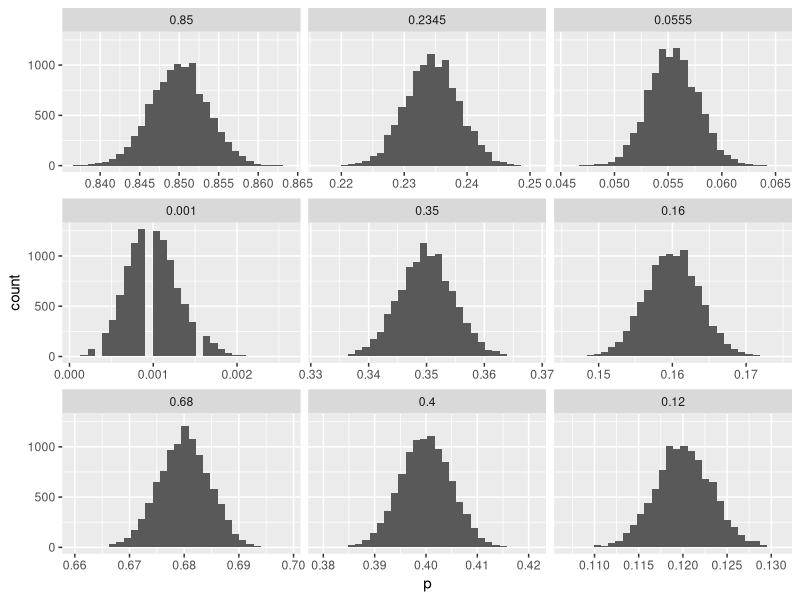

Source code (R): (Note: a time limit stopped this script after it produced the figure.)
## ---- chunk 1
knitr::opts_chunk$set(echo = TRUE)
## ---- chunk 2
require(data.table)
src <- data.frame(
  case = c("case1", "case2", "case3", "case4", "case5", "case6", "case7", "case8", "case9"),
  prob = c(0.85, 0.2345, 0.0555, 0.001, 0.35, 0.16, 0.68, 0.4, 0.12),
  reve = c(15000, 10000, 5000, 5000, 7000, 2000, 3000, 4000, 1000),
  stringsAsFactors = FALSE)
src <- as.data.table(src)
## ---- chunk 3
src
## ---- chunk 4
src <- data.frame(
  case = c("case1", "case2", "case3", "case4", "case5", "case6", "case7", "case8", "case9"),
  prob = c(0.85, 0.2345, 0.0555, 0.001, 0.35, 0.16, 0.68, 0.4, 0.12),
  reve = c(15000, 10000, 5000, 5000, 7000, 2000, 3000, 4000, 1000),
  stringsAsFactors = FALSE)
p <- src$prob
## ---- chunk 5
set.seed(11)
bernulliTrial <- function(success_p, length) {
        sample(x       = c(0, 1),
               size    = length,
               replace = TRUE,
               prob    = c(1 - success_p, success_p))
        
}

bernulli_trial_1 <- bernulliTrial(success_p = 0.30, length = 25)
print(bernulli_trial_1)

## ---- chunk 6
mean(bernulli_trial_1)
## ---- chunk 7
set.seed(13)
## ---- chunk 8
bernulli_trial_2 <- bernulliTrial(success_p = 0.30, length = 25)
print(bernulli_trial_2)
## ---- chunk 9
mean(bernulli_trial_2)
## ---- chunk 10
t(c("25*0.3" = 0.3 * 25, "25*0.7" = (1 - 0.3) * 25))
## ---- chunk 11
print(length_for_30p <- 10 / min(c(1 - 0.3, 0.3)))
## ---- chunk 12
t(c("0.3" = length_for_30p * 0.3, "0.7" = length_for_30p * (1 - 0.3)))
## ---- chunk 13
# Minimum Length (for 10 Success-Failures binomial condition) ----
print(min.tail <- min(p, 1 - p)) # min value of all range of both heads and tails
## ---- chunk 14
print(min.len  <- ceiling(10 / min.tail)) # min length to get 10 binom successes
## ---- chunk 15
# mean proportion of binomial distribution upon single success P and given len
bernulliMean <- function(p., length) {
        stopifnot(length(p.) == 1L)
        mean(bernulliTrial(success_p = p., length = length))
}


# Function to create deviation distribution of given length for each p
# list of binomial means for given P vector - p distibutions of given length
pMeanDist <- function(pvec, rep = 10000, bern_len = min.len) {
        
        distrs <- lapply(seq(length(pvec)), function(n) {
                p <- pvec[n] # single nth probability value (vectorised)
                prop.dist <- replicate(rep, bernulliMean(p. = p, length = bern_len))
                return(prop.dist)
        })
        
        stopifnot(length(distrs) == length(pvec))
        names(distrs) <- pvec
        return(distrs)
}

## ---- chunk 16
pmeandist <- pMeanDist(pvec = src$prob, rep = 10000,  bern_len = min.len)
str(pmeandist)

## ---- chunk 17
require(ggplot2)
require(data.table)
require(forcats)
plot.data <- list()

for (r in seq(length(pmeandist))) {
        plot.data[[r]] <- data.table(p = pmeandist[[r]], cat = names(pmeandist[r]))
}

ggplot(data = rbindlist(plot.data), aes(x = p)) +
        geom_histogram() +
        facet_wrap(~ as_factor(cat), scales = "free_x")
## ---- chunk 18
# VECTOR OF SIMULATED BINARY OUTCOMES UPON SINGLE RANDOM SUCCESS PROBABILITY
# FROM EACH DISTRIBUTION OF PROBABILITIES 
binarySim <- function(distr.p) {
        
        # take by 1 random value from each distribution (for each probability)
        rand.each1 <- vapply(distr.p, function(x) sample(x, 1), numeric(1))
        
        # 1 sample from each dist as "success probability" for binary simulation
        bin.sim <- vapply(rand.each1, function(b) {
                sample(x       = c(0, 1),
                       size    = 1,
                       replace = TRUE,
                       prob    = c(1 - b, b))
                }, 
                numeric(1))
        
        stopifnot(length(distr.p) == length(bin.sim))
        return(bin.sim)
}

## ---- chunk 19
set.seed(2)
replicate(10, binarySim(pmeandist))
## ---- chunk 20
# SIMULATED TOTAL REVENUE DISTRIBUTION
pvalDist <- function(pvec, valvec, rep = 10000) {
        
        pmeandist <- pMeanDist(pvec = pvec)
        stopifnot(length(pmeandist) == length(valvec))
        
        rsim <- replicate(rep, {
                # Apply each binary outcome to related revenue
                rev <- sum(valvec * binarySim(pmeandist))
                return(rev)
        })
        
        stopifnot(length(rsim) == rep)
        return(rsim)
}

## ---- chunk 21
set.seed(1)
simdist <- pvalDist(pvec = src$prob, valvec = src$reve, rep = 1000000)
## ---- chunk 22
str(simdist)
## ---- chunk 23
require(ggplot2)
ggplot(data = as.data.table(simdist)) +
  geom_histogram(aes(x = simdist, y = ..density..)) +
  scale_x_continuous("revenue", labels = scales::dollar_format()) +
  scale_y_continuous("density") +
  geom_vline(aes(xintercept = mean(simdist)), col = 'black', size = 1) +
  geom_text(aes(label = paste0("mean: ", mean(simdist)), y = 0, x = mean(simdist)),
            vjust = -0.4, hjust = -0.05, col = 'white', size = 5)
## ---- chunk 24
sum(src$reve * src$p)
